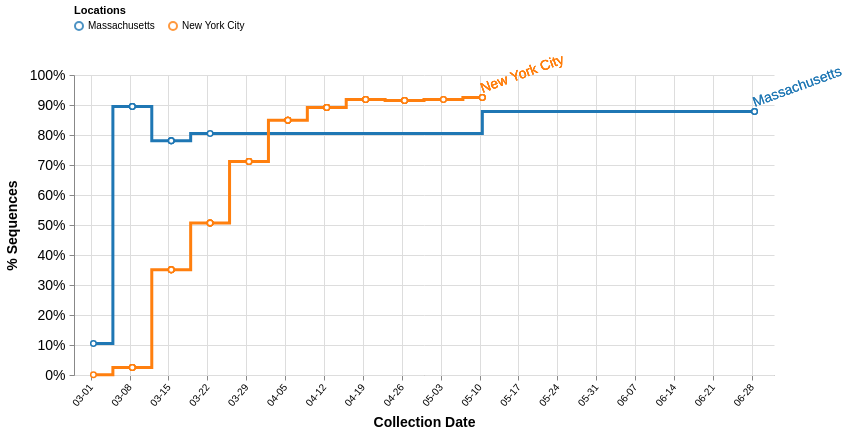

Here is the Vega-Lite specification saved for this chart:
### Vega specification from a JSON file in a GitHub repository (floating-point values rounded to 4 significant figures)
{"$schema": "https://vega.github.io/schema/vega/v5.json", "description": "A basic line chart example.", "width": 700, "height": 300, "padding": 5, "signals": [{"name": "percentages", "value": true}, {"name": "cumulative", "value": true}, {"name": "skipFiltering", "value": false}, {"name": "interpolate", "value": "step"}, {"name": "dateRangeStart", "value": 1575158400000, "comment": "Along with dateRangeEnd, these are hard limits on the dates shown. May need to update when we hit 2021. Dates are in milliseconds, unix epoch"}, {"name": "dateRangeEnd", "value": 4070908800000}, {"name": "dateBin", "value": 604800000, "comment": "Binning of observations by date, where date is in milliseconds. Default is 1 day (1000 * 60 * 60 * 24 = 86400000). This should never be less than a day. This is passed to the bin transform of cases_by_date_and_group. (1 week = 604800000)"}, {"name": "cumulativeWindow", "update": "cumulative ? [null, 0] : [0, 0]"}, {"name": "locationDateCountField", "update": "cumulative ? 'cumulative_location_date_count_agg' : 'location_date_count_agg'"}, {"name": "yField", "update": "percentages ? 'cases_norm' : 'cases_sum_agg'"}, {"name": "yLabel", "value": "% Sequences"}, {"name": "yFormat", "update": "percentages ? '%' : 's'"}, {"name": "tooltipCountFormat", "update": "percentages ? '.1%' : 'd'"}, {"name": "hoverLocation", "value": null, "on": [{"events": {"merge": [{"markname": "locationlines", "type": "mouseover", "consume": true}, {"markname": "locationdots", "type": "mouseover", "consume": true}, {"markname": "locationlabel", "type": "mouseover", "consume": true}]}, "update": "{location: datum.location}", "force": true}, {"events": {"merge": [{"markname": "locationlines", "type": "mouseout", "consume": true}, {"markname": "locationdots", "type": "mouseout", "consume": true}, {"markname": "locationlabel", "type": "mouseout", "consume": true}]}, "update": "null", "force": true}]}, {"name": "clear", "value": true, "comment": "If clicking on anything but a grouped bar, then clear the selection (by clearing the 'selection' data object)", "on": [{"events": "mouseup[!event.item]", "update": "true", "force": true}]}, {"name": "shift", "value": false, "comment": "Track whether or not the shift key is pressed. Used to select multiple groups by holding down shift before clicking", "on": [{"events": {"merge": [{"markname": "locationlines", "type": "click"}, {"markname": "locationdots", "type": "click"}, {"markname": "locationlabel", "type": "click"}]}, "update": "event.shiftKey", "force": true}, {"events": "@legendLabel:click, @legendSymbol:click", "update": "{location: datum.value}", "force": true}]}, {"name": "clicked", "value": null, "comment": "Track clicks on the group bars, for selection purposes", "on": [{"events": {"merge": [{"markname": "locationlines", "type": "click"}, {"markname": "locationdots", "type": "click"}, {"markname": "locationlabel", "type": "click"}]}, "update": "{location: datum.location}", "force": true}, {"events": "@legendLabel:click, @legendSymbol:click", "update": "{location: datum.value}", "force": true}]}], "data": [{"name": "selectedGroups", "values": [{"group": "S|614|D|G"}, {"group": "Reference"}]}, {"name": "location_data", "format": {"parse": {"location": "string", "cases_sum": "number", "location_counts": "number", "location_date_count": "number", "date": "date:'%Q'"}}, "values": [{"location": "Massachusetts", "date": "1583366400000", "group": "S|614|D|G", "groupName": "S · D614G", "cases_sum": 4, "location_counts": 41, "location_date_count": 5, "cumulative_location_date_count": 6}, {"location": "Massachusetts", "date": "1583452800000", "group": "S|614|D|G", "groupName": "S · D614G", "cases_sum": 9, "location_counts": 41, "location_date_count": 9, "cumulative_location_date_count": 15}, {"location": "Massachusetts", "date": "1583539200000", "group": "S|614|D|G", "groupName": "S · D614G", "cases_sum": 2, "location_counts": 41, "location_date_count": 2, "cumulative_location_date_count": 17}, {"location": "Massachusetts", "date": "1583280000000", "group": "S|614|D|G", "groupName": "S · D614G", "cases_sum": 2, "location_counts": 41, "location_date_count": 2, "cumulative_location_date_count": 19}, {"location": "Massachusetts", "date": "1584144000000", "group": "S|614|D|G", "groupName": "S · D614G", "cases_sum": 7, "location_counts": 41, "location_date_count": 10, "cumulative_location_date_count": 29}, {"location": "Massachusetts", "date": "1584057600000", "group": "S|614|D|G", "groupName": "S · D614G", "cases_sum": 1, "location_counts": 41, "location_date_count": 1, "cumulative_location_date_count": 30}, {"location": "Massachusetts", "date": "1584230400000", "group": "S|614|D|G", "groupName": "S · D614G", "cases_sum": 6, "location_counts": 41, "location_date_count": 6, "cumulative_location_date_count": 36}, {"location": "Massachusetts", "date": "1584662400000", "group": "S|614|D|G", "groupName": "S · D614G", "cases_sum": 1, "location_counts": 41, "location_date_count": 1, "cumulative_location_date_count": 37}, {"location": "Massachusetts", "date": "1593216000000", "group": "S|614|D|G", "groupName": "S · D614G", "cases_sum": 2, "location_counts": 41, "location_date_count": 2, "cumulative_location_date_count": 39}, {"location": "Massachusetts", "date": "1593129600000", "group": "S|614|D|G", "groupName": "S · D614G", "cases_sum": 1, "location_counts": 41, "location_date_count": 1, "cumulative_location_date_count": 40}, {"location": "Massachusetts", "date": "1584403200000", "group": "S|614|D|G", "groupName": "S · D614G", "cases_sum": 1, "location_counts": 41, "location_date_count": 1, "cumulative_location_date_count": 41}, {"location": "New York City", "date": "1584316800000", "group": "S|614|D|G", "groupName": "S · D614G", "cases_sum": 46, "location_counts": 1023, "location_date_count": 52, "cumulative_location_date_count": 52}, {"location": "New York City", "date": "1584403200000", "group": "S|614|D|G", "groupName": "S · D614G", "cases_sum": 54, "location_counts": 1023, "location_date_count": 63, "cumulative_location_date_count": 115}, {"location": "New York City", "date": "1584144000000", "group": "S|614|D|G", "groupName": "S · D614G", "cases_sum": 13, "location_counts": 1023, "location_date_count": 15, "cumulative_location_date_count": 130}, {"location": "New York City", "date": "1584230400000", "group": "S|614|D|G", "groupName": "S · D614G", "cases_sum": 36, "location_counts": 1023, "location_date_count": 37, "cumulative_location_date_count": 167}, {"location": "New York City", "date": "1584489600000", "group": "S|614|D|G", "groupName": "S · D614G", "cases_sum": 118, "location_counts": 1023, "location_date_count": 132, "cumulative_location_date_count": 299}, {"location": "New York City", "date": "1584576000000", "group": "S|614|D|G", "groupName": "S · D614G", "cases_sum": 64, "location_counts": 1023, "location_date_count": 70, "cumulative_location_date_count": 369}, {"location": "New York City", "date": "1583884800000", "group": "S|614|D|G", "groupName": "S · D614G", "cases_sum": 3, "location_counts": 1023, "location_date_count": 5, "cumulative_location_date_count": 374}, {"location": "New York City", "date": "1584057600000", "group": "S|614|D|G", "groupName": "S · D614G", "cases_sum": 22, "location_counts": 1023, "location_date_count": 26, "cumulative_location_date_count": 400}, {"location": "New York City", "date": "1584748800000", "group": "S|614|D|G", "groupName": "S · D614G", "cases_sum": 31, "location_counts": 1023, "location_date_count": 33, "cumulative_location_date_count": 433}, {"location": "New York City", "date": "1584662400000", "group": "S|614|D|G", "groupName": "S · D614G", "cases_sum": 54, "location_counts": 1023, "location_date_count": 60, "cumulative_location_date_count": 493}, {"location": "New York City", "date": "1584835200000", "group": "S|614|D|G", "groupName": "S · D614G", "cases_sum": 13, "location_counts": 1023, "location_date_count": 13, "cumulative_location_date_count": 506}, {"location": "New York City", "date": "1585612800000", "group": "S|614|D|G", "groupName": "S · D614G", "cases_sum": 7, "location_counts": 1023, "location_date_count": 7, "cumulative_location_date_count": 513}, {"location": "New York City", "date": "1585699200000", "group": "S|614|D|G", "groupName": "S · D614G", "cases_sum": 69, "location_counts": 1023, "location_date_count": 71, "cumulative_location_date_count": 584}, {"location": "New York City", "date": "1583625600000", "group": "S|614|D|G", "groupName": "S · D614G", "cases_sum": 3, "location_counts": 1023, "location_date_count": 3, "cumulative_location_date_count": 587}, {"location": "New York City", "date": "1585872000000", "group": "S|614|D|G", "groupName": "S · D614G", "cases_sum": 34, "location_counts": 1023, "location_date_count": 37, "cumulative_location_date_count": 624}, {"location": "New York City", "date": "1583971200000", "group": "S|614|D|G", "groupName": "S · D614G", "cases_sum": 14, "location_counts": 1023, "location_date_count": 16, "cumulative_location_date_count": 640}, {"location": "New York City", "date": "1585526400000", "group": "S|614|D|G", "groupName": "S · D614G", "cases_sum": 78, "location_counts": 1023, "location_date_count": 85, "cumulative_location_date_count": 725}, {"location": "New York City", "date": "1586131200000", "group": "S|614|D|G", "groupName": "S · D614G", "cases_sum": 25, "location_counts": 1023, "location_date_count": 26, "cumulative_location_date_count": 751}, {"location": "New York City", "date": "1586044800000", "group": "S|614|D|G", "groupName": "S · D614G", "cases_sum": 20, "location_counts": 1023, "location_date_count": 20, "cumulative_location_date_count": 771}, {"location": "New York City", "date": "1585785600000", "group": "S|614|D|G", "groupName": "S · D614G", "cases_sum": 26, "location_counts": 1023, "location_date_count": 26, "cumulative_location_date_count": 797}, {"location": "New York City", "date": "1585958400000", "group": "S|614|D|G", "groupName": "S · D614G", "cases_sum": 2, "location_counts": 1023, "location_date_count": 2, "cumulative_location_date_count": 799}, {"location": "New York City", "date": "1586476800000", "group": "S|614|D|G", "groupName": "S · D614G", "cases_sum": 13, "location_counts": 1023, "location_date_count": 13, "cumulative_location_date_count": 812}, {"location": "New York City", "date": "1586304000000", "group": "S|614|D|G", "groupName": "S · D614G", "cases_sum": 23, "location_counts": 1023, "location_date_count": 23, "cumulative_location_date_count": 835}, {"location": "New York City", "date": "1586736000000", "group": "S|614|D|G", "groupName": "S · D614G", "cases_sum": 12, "location_counts": 1023, "location_date_count": 12, "cumulative_location_date_count": 847}, {"location": "New York City", "date": "1586217600000", "group": "S|614|D|G", "groupName": "S · D614G", "cases_sum": 7, "location_counts": 1023, "location_date_count": 7, "cumulative_location_date_count": 854}, {"location": "New York City", "date": "1586390400000", "group": "S|614|D|G", "groupName": "S · D614G", "cases_sum": 7, "location_counts": 1023, "location_date_count": 7, "cumulative_location_date_count": 861}, {"location": "New York City", "date": "1586563200000", "group": "S|614|D|G", "groupName": "S · D614G", "cases_sum": 1, "location_counts": 1023, "location_date_count": 1, "cumulative_location_date_count": 862}, {"location": "New York City", "date": "1586649600000", "group": "S|614|D|G", "groupName": "S · D614G", "cases_sum": 1, "location_counts": 1023, "location_date_count": 1, "cumulative_location_date_count": 863}, {"location": "New York City", "date": "1587513600000", "group": "S|614|D|G", "groupName": "S · D614G", "cases_sum": 4, "location_counts": 1023, "location_date_count": 4, "cumulative_location_date_count": 867}, {"location": "New York City", "date": "1587340800000", "group": "S|614|D|G", "groupName": "S · D614G", "cases_sum": 16, "location_counts": 1023, "location_date_count": 16, "cumulative_location_date_count": 883}, {"location": "New York City", "date": "1586822400000", "group": "S|614|D|G", "groupName": "S · D614G", "cases_sum": 2, "location_counts": 1023, "location_date_count": 2, "cumulative_location_date_count": 885}, {"location": "New York City", "date": "1586995200000", "group": "S|614|D|G", "groupName": "S · D614G", "cases_sum": 4, "location_counts": 1023, "location_date_count": 4, "cumulative_location_date_count": 889}, {"location": "New York City", "date": "1587427200000", "group": "S|614|D|G", "groupName": "S · D614G", "cases_sum": 5, "location_counts": 1023, "location_date_count": 5, "cumulative_location_date_count": 894}, {"location": "New York City", "date": "1586908800000", "group": "S|614|D|G", "groupName": "S · D614G", "cases_sum": 7, "location_counts": 1023, "location_date_count": 7, "cumulative_location_date_count": 901}, {"location": "New York City", "date": "1587686400000", "group": "S|614|D|G", "groupName": "S · D614G", "cases_sum": 3, "location_counts": 1023, "location_date_count": 3, "cumulative_location_date_count": 904}, {"location": "New York City", "date": "1583280000000", "group": "S|614|D|G", "groupName": "S · D614G", "cases_sum": 1, "location_counts": 1023, "location_date_count": 2, "cumulative_location_date_count": 906}, {"location": "New York City", "date": "1583366400000", "group": "S|614|D|G", "groupName": "S · D614G", "cases_sum": 1, "location_counts": 1023, "location_date_count": 1, "cumulative_location_date_count": 907}, {"location": "New York City", "date": "1583712000000", "group": "S|614|D|G", "groupName": "S · D614G", "cases_sum": 11, "location_counts": 1023, "location_date_count": 17, "cumulative_location_date_count": 924}, {"location": "New York City", "date": "1583798400000", "group": "S|614|D|G", "groupName": "S · D614G", "cases_sum": 4, "location_counts": 1023, "location_date_count": 4, "cumulative_location_date_count": 929}, {"location": "New York City", "date": "1585440000000", "group": "S|614|D|G", "groupName": "S · D614G", "cases_sum": 8, "location_counts": 1023, "location_date_count": 8, "cumulative_location_date_count": 937}, {"location": "New York City", "date": "1585008000000", "group": "S|614|D|G", "groupName": "S · D614G", "cases_sum": 3, "location_counts": 1023, "location_date_count": 3, "cumulative_location_date_count": 940}, {"location": "New York City", "date": "1585180800000", "group": "S|614|D|G", "groupName": "S · D614G", "cases_sum": 25, "location_counts": 1023, "location_date_count": 26, "cumulative_location_date_count": 966}, {"location": "New York City", "date": "1585267200000", "group": "S|614|D|G", "groupName": "S · D614G", "cases_sum": 18, "location_counts": 1023, "location_date_count": 18, "cumulative_location_date_count": 984}, {"location": "New York City", "date": "1585094400000", "group": "S|614|D|G", "groupName": "S · D614G", "cases_sum": 16, "location_counts": 1023, "location_date_count": 16, "cumulative_location_date_count": 1000}, {"location": "New York City", "date": "1587772800000", "group": "S|614|D|G", "groupName": "S · D614G", "cases_sum": 3, "location_counts": 1023, "location_date_count": 3, "cumulative_location_date_count": 1003}, {"location": "New York City", "date": "1587081600000", "group": "S|614|D|G", "groupName": "S · D614G", "cases_sum": 1, "location_counts": 1023, "location_date_count": 1, "cumulative_location_date_count": 1004}, {"location": "New York City", "date": "1587945600000", "group": "S|614|D|G", "groupName": "S · D614G", "cases_sum": 2, "location_counts": 1023, "location_date_count": 2, "cumulative_location_date_count": 1006}, {"location": "New York City", "date": "1588464000000", "group": "S|614|D|G", "groupName": "S · D614G", "cases_sum": 1, "location_counts": 1023, "location_date_count": 1, "cumulative_location_date_count": 1007}, {"location": "New York City", "date": "1588896000000", "group": "S|614|D|G", "groupName": "S · D614G", "cases_sum": 4, "location_counts": 1023, "location_date_count": 4, "cumulative_location_date_count": 1011}, {"location": "New York City", "date": "1588204800000", "group": "S|614|D|G", "groupName": "S · D614G", "cases_sum": 3, "location_counts": 1023, "location_date_count": 4, "cumulative_location_date_count": 1015}, {"location": "New York City", "date": "1589068800000", "group": "S|614|D|G", "groupName": "S · D614G", "cases_sum": 1, "location_counts": 1023, "location_date_count": 1, "cumulative_location_date_count": 1016}, {"location": "New York City", "date": "1588032000000", "group": "S|614|D|G", "groupName": "S · D614G", "cases_sum": 1, "location_counts": 1023, "location_date_count": 1, "cumulative_location_date_count": 1017}, {"location": "New York City", "date": "1588982400000", "group": "S|614|D|G", "groupName": "S · D614G", "cases_sum": 1, "location_counts": 1023, "location_date_count": 1, "cumulative_location_date_count": 1018}, {"location": "New York City", "date": "1587859200000", "group": "S|614|D|G", "groupName": "S · D614G", "cases_sum": 3, "location_counts": 1023, "location_date_count": 3, "cumulative_location_date_count": 1021}, {"location": "New York City", "date": "1588809600000", "group": "S|614|D|G", "groupName": "S · D614G", "cases_sum": 2, "location_counts": 1023, "location_date_count": 2, "cumulative_location_date_count": 1023}], "transform": [{"type": "filter", "expr": "skipFiltering || indata('selectedGroups', 'group', datum.group) || length(data('selectedGroups')) == 0"}, {"type": "aggregate", "groupby": ["location", "date"], "fields": ["cases_sum", "location_date_count", "cumulative_location_date_count", "location_counts"], "ops": ["sum", "max", "max", "max"], "as": ["cases_sum", "location_date_count", "cumulative_location_date_count", "location_counts"]}, {"comment": "Bin observations by date. The width of each bin is determined by the signal dateBin. Since the most detail in the date from GISAID is by day, the bin shouldn't ever be smaller than a day.", "type": "bin", "field": "date", "extent": [{"signal": "dateRangeStart"}, {"signal": "dateRangeEnd"}], "step": {"signal": "dateBin"}, "as": ["day_start", "day_end"]}, {"type": "window", "sort": {"field": "day_start"}, "groupby": ["location"], "ops": ["sum", "sum", "max"], "fields": ["cases_sum", "location_date_count", "cumulative_location_date_count"], "as": ["cases_sum_agg", "location_date_count_agg", "cumulative_location_date_count_agg"], "frame": {"signal": "cumulativeWindow"}}, {"type": "collect", "sort": {"field": ["location", "day_start"], "order": ["ascending", "ascending"]}}, {"type": "formula", "expr": "datum.cases_sum_agg / datum[locationDateCountField]", "as": "cases_norm"}, {"comment": "Recalculate the day_end from the day_start and dateBin, since the imputation can't work on more than one field at once.", "type": "formula", "expr": "datum.day_start + dateBin", "as": "day_end"}, {"type": "formula", "expr": "datum.day_start + (dateBin / 2)", "as": "day_middle"}]}, {"name": "selected", "comment": "A list of groups that are selected", "on": [{"trigger": "clear", "remove": true}, {"trigger": "!shift", "remove": true}, {"trigger": "!shift && clicked", "insert": "clicked"}, {"trigger": "shift && clicked", "toggle": "clicked"}]}], "scales": [{"name": "xscale", "type": "time", "range": "width", "domain": {"fields": [{"data": "location_data", "field": "day_start"}, {"data": "location_data", "field": "day_end"}]}}, {"name": "yscale", "type": "linear", "range": "height", "nice": true, "zero": true, "domain": {"data": "location_data", "field": {"signal": "yField"}}}, {"name": "color", "type": "ordinal", "range": {"scheme": "category10"}, "domain": {"data": "location_data", "field": "location"}}], "axes": [{"orient": "bottom", "scale": "xscale", "format": "%m-%d", "zindex": 0, "grid": true, "gridScale": "yscale", "gridColor": "#DDD", "labelAngle": 310, "labelAlign": "right", "labelBaseline": "middle", "labelPadding": 5, "title": "Collection Date", "titleFontSize": 14, "titlePadding": 8}, {"orient": "left", "scale": "yscale", "format": {"signal": "yFormat"}, "grid": true, "gridScale": "xscale", "gridColor": "#DDD", "labelFontSize": 14, "labelPadding": 4, "title": {"signal": "yLabel"}, "titleFontSize": 14, "titlePadding": 10}], "legends": [{"stroke": "color", "title": "Locations", "orient": "top", "direction": "vertical", "columns": 8, "encode": {"symbols": {"name": "legendSymbol", "interactive": true, "update": {"fill": {"value": "transparent"}, "strokeWidth": {"value": 2}, "opacity": [{"test": "!length(data('selected')) || indata('selected', 'location', datum.value)", "value": 0.8}, {"value": 0.15}], "size": {"value": 64}}}, "labels": {"name": "legendLabel", "interactive": true, "update": {"opacity": [{"test": "!length(data('selected')) || indata('selected', 'location', datum.value)", "value": 1}, {"value": 0.25}]}}}}], "marks": [{"name": "layer0", "type": "group", "from": {"facet": {"name": "series", "data": "location_data", "groupby": "location"}}, "data": [{"name": "label", "source": "series", "transform": [{"type": "joinaggregate", "fields": ["day_middle"], "ops": ["max"], "as": ["max_day"]}, {"type": "filter", "expr": "datum.day_middle == datum.max_day"}]}], "marks": [{"name": "locationlines", "type": "line", "from": {"data": "series"}, "encode": {"enter": {"strokeWidth": {"value": 3}, "strokeMiterLimit": {"value": 2}, "strokeCap": {"value": "round"}}, "update": {"interpolate": {"signal": "interpolate"}, "x": {"scale": "xscale", "field": "day_middle"}, "y": {"scale": "yscale", "field": {"signal": "yField"}}, "stroke": [{"test": "(!length(data('selected')) || indata('selected', 'location', datum.location)) && (datum.cases_sum_agg > 0)", "scale": "color", "field": "location"}, {"value": "#CCC"}], "strokeOpacity": [{"test": "hoverLocation && hoverLocation.location == datum.location", "value": 0.6}, {"value": 1.0}], "zindex": [{"test": "hoverLocation && hoverLocation.location == datum.location", "value": 3}, {"value": 1}]}}}, {"name": "locationdots", "type": "symbol", "from": {"data": "series"}, "encode": {"enter": {"size": {"value": 30}, "fill": {"value": "#fff"}, "strokeWidth": {"value": 1.5}}, "update": {"x": {"scale": "xscale", "field": "day_middle"}, "y": {"scale": "yscale", "field": {"signal": "yField"}}, "stroke": [{"test": "(!length(data('selected')) || indata('selected', 'location', datum.location)) && (datum.cases_sum_agg > 0)", "scale": "color", "field": "location"}, {"value": "#CCC"}], "strokeOpacity": [{"test": "hoverLocation && hoverLocation.location == datum.location", "value": 0.6}, {"value": 1.0}], "zindex": [{"test": "hoverLocation && hoverLocation.location == datum.location", "value": 3}, {"value": 1}], "tooltip": {"signal": "{title: datum.location, 'Sequences': format(datum[yField], tooltipCountFormat), 'Total Location Counts': datum.location_counts, 'Collection date': timeFormat(datum.day_start, '%b %d %Y')}"}}}}, {"name": "locationlabel", "type": "text", "from": {"data": "label"}, "encode": {"enter": {"dy": {"value": -5}, "fontSize": {"value": 14}, "angle": {"value": 340}, "zindex": {"value": 5}}, "update": {"x": {"scale": "xscale", "field": "day_middle", "offset": 2}, "y": {"scale": "yscale", "field": {"signal": "yField"}}, "text": {"field": "location"}, "fill": [{"test": "(!length(data('selected')) || indata('selected', 'location', datum.location)) && (datum.cases_sum_agg > 0)", "scale": "color", "field": "location"}, {"value": "#ccc"}], "fillOpacity": [{"test": "hoverLocation && hoverLocation.location == datum.location", "value": 0.6}, {"value": 1}]}}}]}]}
